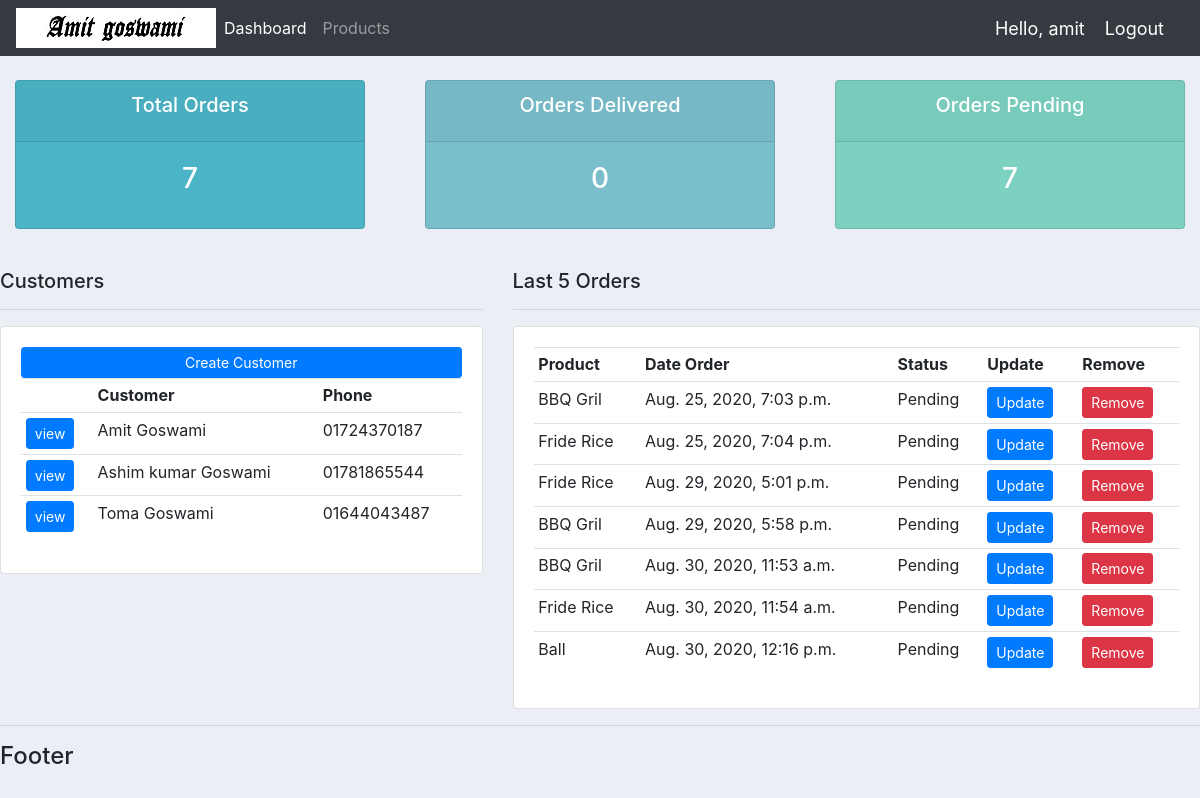
The app's page / (signed in) with its own data.
### accounts/models.py (models this page shows, shortened)
class Customer(models.Model):
	user = models.OneToOneField(User, null=True, on_delete=models.CASCADE)
	name = models.CharField(max_length=200, null=True)
	phone = models.CharField(max_length=200, null=True)
	email = models.CharField(max_length=200, null=True)
	profile_pic = models.ImageField(null=True, blank=True)
	date_created = models.DateTimeField(auto_now_add=True, null=True)

class Order(models.Model):
	STATUS = (
		('Pending','Pending'),
		('Out for delivery', 'Out for delivery'),
		('Delivered','Delivered'),
	)
	customer = models.ForeignKey(Customer, null=True, on_delete=models.SET_NULL)
	product = models.ForeignKey(Product, null=True, on_delete=models.SET_NULL)
	date_created = models.DateTimeField(auto_now_add=True, null=True)
	status = models.CharField(max_length=200, null=True, choices=STATUS)

class Product(models.Model):
	CATEGORY = (
		('Indoor', 'Indoor'),
		('Out door', 'Out door'),
	)
	name = models.CharField(max_length=200, null=True)
	price = models.FloatField(null=True)
	category = models.CharField(max_length=200, null=True, choices=CATEGORY)
	description = models.CharField(max_length=200, null=True, blank=True)
	date_created = models.DateTimeField(auto_now_add=True, null=True)
	tags = models.ManyToManyField(Tag)
	def __str__(self):
		return self.name

### accounts/decorators.py (the view)
	def wrapper_function(request, *args, **kwargs):
		group = None
		if request.user.groups.exists():
			group = request.user.groups.all()[0].name
		if group == 'customer':
			return redirect('user-page')
		if group == 'admin':
			return view_func(request, *args, **kwargs)

### accounts/views.py (called while the page is built)
@login_required(login_url='login')
@admin_only
def home(request):
	orders = Order.objects.all()
	customers = Customer.objects.all()
	total_cutomers = customers.count()
	total_orders = orders.count()
	delivered = orders.filter(status='Delivered').count()
	pending = orders.filter(status='Pending').count()
	context = {'orders':orders, 'customers':customers, 'total_cutomers':total_cutomers,
	'total_orders':total_orders, 'delivered':delivered, 'pending':pending }
	return render(request, 'accounts/dashboard.html', context)

### accounts/templates/accounts/dashboard.html
{% extends 'accounts/main.html' %}
{% block content %}
{%include 'accounts/status.html'%}
<br>
<div class="row">
	<div class="col-md-5">
		<h5>Customers</h5>
		<hr>
		<div class="card card-body">
			<a class="btn btn-primary btn-sm btn-block" href="">Create Customer</a>
			<table class="table table-sm">
				<tr>
					<th></th>
					<th>Customer</th>
					<th>Phone</th>
				</tr>
				{% for customer in customers%}
					<tr>
						<td><a href="{% url 'customer' customer.id %}" class="btn btn-sm btn-primary">view</a></td>
						<td>{{customer.name}}</td>
						<td>{{customer.phone}}</td>
					</tr>
				{% endfor %}
			</table>
		</div>
	</div>
	<div class="col-md-7">
		<h5>Last 5 Orders</h5>
		<hr>
		<div class="card card-body">
			<table class="table table-sm">
				<tr>
					<th>Product</th>
					<th>Date Order</th>
					<th>Status</th>
					<th>Update</th>
					<th>Remove</th>
				</tr>
				{% for order in orders %}
				<tr>
					<td>{{order.product}}</td>
					<td>{{order.date_created}}</td>
					<td>{{order.status}}</td>
					<td><a href="{% url 'update_order' order.id %}" class="btn btn-sm btn-primary">Update</a></td>
					<td><a href="{% url 'delete_order' order.id %}" class="btn btn-sm btn-danger">Remove</a></td>
				</tr>
				{% endfor %}
			</table>
		</div>
	</div>
</div>
{% endblock content %}

### accounts/templates/accounts/main.html (shortened to what this page needs)
{% load static %}
<!DOCTYPE html>
<html>
<head>
    <link rel="stylesheet" href="https://stackpath.bootstrapcdn.com/bootstrap/4.5.2/css/bootstrap.min.css">
    <link rel="stylesheet" href="{% static '/css/main.css' %}">
</head>
<body>
	{% include 'accounts/navbar.html' %}
	{% block content %}
	{% endblock content %}
	<hr>
	<h4>Footer</h4>
</body>
</html>

### accounts/templates/accounts/navbar.html (shortened to what this page needs)
{% load static %}
<nav class="navbar navbar-expand-lg navbar-dark bg-dark">
  <img src="{% static 'images/logo1.jpg' %}">
  <div class="collapse navbar-collapse" id="navbarNav">
    {% if request.user.is_staff %}
    <ul class="navbar-nav">
      <li class="nav-item active">
        <a class="nav-link" href="{% url 'home' %}">Dashboard</a>
      </li>
      <li class="nav-item">
        <a class="nav-link" href="{% url 'products' %}">Products</a>
      </li>
    </ul>
    {% else %}
       <li class="nav-item">
        <a class="hello-msg" href="{% url 'account' %}">Settings</a>
      </li>
    {% endif %}
  </div>
  <span class="hello-msg">Hello, {{request.user}}</span>
  <span><a class="hello-msg" href="{% url 'logout' %}">Logout</a></span>
</nav>

### accounts/templates/accounts/status.html
<br>
<div class="row">
	<div class="col">
		<div class="col-md">
			<div class="card text-center text-white mb-3" id="total-orders">
				<div class="card-header">
					<h5 class="card-title">Total Orders</h5>
				</div>
				<div class="card-body">
					<h3 class="card-title">{{total_orders}}</h3>
				</div>
			</div>
		</div>
	</div>
	<div class="col">
		<div class="col-md">
			<div class="card text-center text-white mb-3" id="orders-delivered">
				<div class="card-header">
					<h5 class="card-title">Orders Delivered</h5>
				</div>
				<div class="card-body">
					<h3 class="card-title">{{delivered}}</h3>
				</div>
			</div>
		</div>
	</div>
	<div class="col">
		<div class="col-md">
			<div class="card text-center text-white mb-3" id="orders-pending">
				<div class="card-header">
					<h5 class="card-title">Orders Pending</h5>
				</div>
				<div class="card-body">
					<h3 class="card-title">{{pending}}</h3>
				</div>
			</div>
		</div>
	</div>
</div>

### static/css/main.css (style rules this page uses)
body { background-color: #ebeff5; }
#total-orders { background-color: #4cb4c7; }
#orders-delivered { background-color: #7abecc; }
#orders-pending { background-color: #7CD1C0; }

### accounts/templates/accounts/navbar.html (style rules this page uses)
.hello-msg { font-size: 18px; color: #fff; margin-right: 20px; }

### records on screen
Customer: name "Amit Goswami", phone "01724370187"
Customer: name "Ashim kumar Goswami", phone "01781865544"
Customer: name "Toma Goswami", phone "01644043487"
Order: product "BBQ Gril", date_created "Aug. 25, 2020, 7:03 p.m.", status "Pending"
Order: product "Fride Rice", date_created "Aug. 25, 2020, 7:04 p.m.", status "Pending"
Order: product "Fride Rice", date_created "Aug. 29, 2020, 5:01 p.m.", status "Pending"
Order: product "BBQ Gril", date_created "Aug. 29, 2020, 5:58 p.m.", status "Pending"
Order: product "BBQ Gril", date_created "Aug. 30, 2020, 11:53 a.m.", status "Pending"
Order: product "Fride Rice", date_created "Aug. 30, 2020, 11:54 a.m.", status "Pending"
Order: product "Ball", date_created "Aug. 30, 2020, 12:16 p.m.", status "Pending"

### other values on screen
{{ request.user }} "amit"
{{ total_orders }} "7"
{{ delivered }} "0"
{{ pending }} "7"
